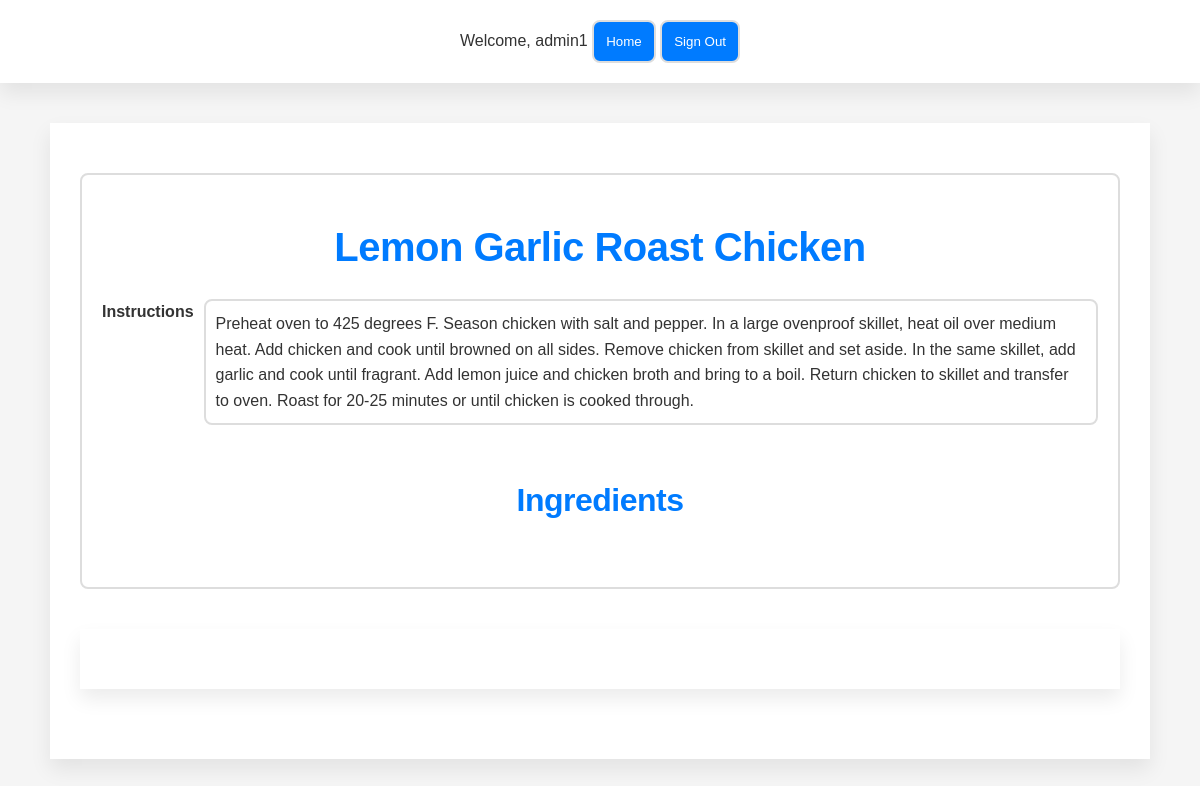
/www/user/recipe_user_view.php?recipeId=3 (signed in), run on the app's committed database.
### tables this page shows
create table if not exists Recipe (
    recipeId int primary key auto_increment UNIQUE,
    userId int,
    recipeName varchar(255) not null,
    instructions text,
    approved boolean default false
    
);

### www/user/recipe_user_view.php (the view, shortened to what this page needs)
<?php
$servername = "192.168.56.12";
$username = "admin";
$password = "admin_pw";
$dbname = "RecipeManagementSystem";
$conn = new mysqli($servername, $username, $password, $dbname);
$recipeId = $_GET['recipeId'];
$sql = "SELECT * FROM Recipe WHERE recipeId = $recipeId";
$result = $conn->query($sql);
$recipe = $result->fetch_assoc();
?>
<html>
<head>
    <link rel="stylesheet" type="text/css" href="../common/style/style.css">
</head>
<body>
    <header>
        <?php include '../common/navbar.php'; ?>
    </header>
    <main>
        <div class="recipe-details">
            <h1>
                <?php echo $recipe['recipeName']; ?>
            </h1>
            <div class="instructions-container">
                <label>Instructions</label>
                <ul>
                    <li>
                        <?php echo $recipe['instructions']; ?>
                    </li>
                </ul>
            </div>
            <h2>Ingredients</h2>
        </div>
        <main>
</body>
</html>

### www/common/style/style.css (style rules this page uses)
:root { --main-blue: #007BFF; --hover-blue: #0056b3; --soft-gray: #F5F5F5; --text-gray: #333; --border-gray: #E0E0E0; --input-border-gray: #DDD; --transition-speed: 0.3s; }
* { box-sizing: border-box; margin: 0; padding: 0; font-family: 'Poppins', sans-serif; }
body { background-color: var(--soft-gray); color: var(--text-gray); line-height: 1.6; font-size: 16px; }
main { max-width: 1100px; margin: 40px auto; padding: 30px; background-color: #FFF; box-shadow: 0 10px 20px rgba(0, 0, 0, 0.08); }
h1 { text-align: center; padding: 20px 0; font-size: 2.5em; color: var(--main-blue); font-weight: 600; letter-spacing: -0.5px; }
header { background-color: #FFF; box-shadow: 0 10px 20px rgba(0, 0, 0, 0.08); padding: 20px 0; text-align: center; }
label { grid-column: 1 / 2; text-align: right; font-weight: 600; }
.recipe-details { padding: 20px; border: 2px solid var(--input-border-gray); border-radius: 8px; margin: 20px auto; }
.recipe-details p, .recipe-details ul { margin-bottom: 20px; }
.recipe-details ul { list-style-type: none; padding-left: 0; }
.recipe-details ul li { background-color: #FFF; border: 2px solid var(--input-border-gray); border-radius: 8px; padding: 10px; margin-bottom: 10px; }
ul { list-style-type: none; padding-left: 0; }
li { display: flex; align-items: center; margin-bottom: 10px; }
h2, h3 { font-size: 2em; color: var(--main-blue); font-weight: 600; letter-spacing: -0.5px; text-align: center; padding: 20px 0; }
.instructions-container { display: flex; }
.instructions-container label { padding-right: 10px; font-weight: bold; }

### data on the page
recipe: recipeName "Lemon Garlic Roast Chicken", instructions "Preheat oven to 425 degrees F. Season chicken with salt and pepper. In a large ovenproof skillet, heat oil over medium heat. Add chicken and cook until browned on all sides. Remove chicken from skillet and set aside. In the same skillet, add garlic and cook until fragrant. Add lemon juice and chicken broth and bring to a boil. Return chicken to skillet and transfer to oven. Roast for 20-25 minutes or until chicken is cooked through."

### other printed values
$_SESSION['username'] "admin1"
